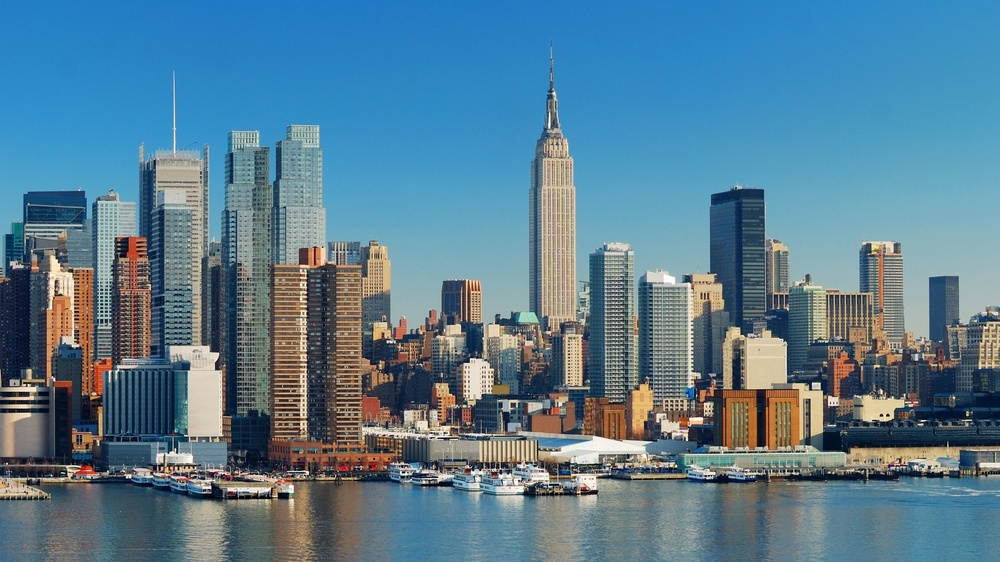
#> input picture Reconocimiento de bordes/03.jpg, 1000 x 562 px, shrunk from 1920 x 1080 before the run
$ python -i 'reconocimiento de bordes Paralelo.py'   (imports and definitions only)   (Python 2 division)
#> lines starting #> are read from the running program, lines starting #| are printed output that depends on the picture
#> further down, picture is the input picture: PIL image 1000x562 RGB; mean R, G, B 89, 125.3, 145.1

from mpi4py import MPI
import numpy as np
import ImageFilter
from numpy import array, shape, reshape, zeros, transpose
from PIL import Image, ImageChops, ImageOps
import StringIO
import time
import math

comm = MPI.COMM_WORLD  # comunicador entre dos procesadores #
rank = comm.rank     # id procesador actual #
size = comm.size     # tamano procesador #

def convertirImgMatrixRGB(img):
    return np.array(img.convert("RGB"))


# [33 lines left out: functions convolucion, umbral, not called in this run]

def hacer_difusa(imagen_original):
    """funcion que se encarga de tomar de cada pixel los pixeles
    de izq, derecha, arriba, abajo y el mismo y los promedia, y ese
    promedio es el valor de los nuevos pixeles
    """
    x, y = imagen_original.size
#> x = 1000; y = 562
    imagen_difusa = Image.new("RGB", (x, y))
#> imagen_difusa: PIL image 1000x562 RGB; every value is 0
    pixeles = []
    #temp sirve para obtener el promedio de los
    #pixeles contiguos
    temp = []
    for a in range(y):
        for b in range(x):
            actual = imagen_original.getpixel((b, a))[0]
            if b>0 and b<(x-1) and a>0 and a<(y-1):
                    #en esta condicion entran todos los pixeles que no estan
                    #en el margen de la imagen, es decir casi todos
                pix_izq = imagen_original.getpixel((b-1, a))[0]
                pix_der = imagen_original.getpixel((b+1, a))[0]
                pix_arriba = imagen_original.getpixel((b, a+1))[0]
                pix_abajo = imagen_original.getpixel((b, a-1))[0]
                temp.append(pix_izq)
                temp.append(pix_der)
                temp.append(pix_arriba)
                temp.append(pix_abajo)
            else:
                #aqui entran todos los pixeles de la orilla
                try:
                    pix_abajo = imagen_original.getpixel((b, a-1))[0]
                    temp.append(pix_abajo)
                except:
                    pass
                try:
                    pix_der = imagen_original.getpixel((b+1, a))[0]
                    temp.append(pix_der)
                except:
                    pass
                try:
                    pix_izq = imagen_original.getpixel((b-1, a))[0]
                    temp.append(pix_izq)
                except:
                    pass
                try:
                    pix_arriba = imagen_original.getpixel((b, a+1))[0]
                    temp.append(pix_arriba)
                except:
                    pass
            temp.append(actual)
                #se obtiene el promedio para cambiar el pixel
            prom = sum(temp)/len(temp)
            temp = []
            pixeles.append((prom, prom, prom))
#> after the loop, pixeles = 562000 items
    imagen_difusa.putdata(pixeles)
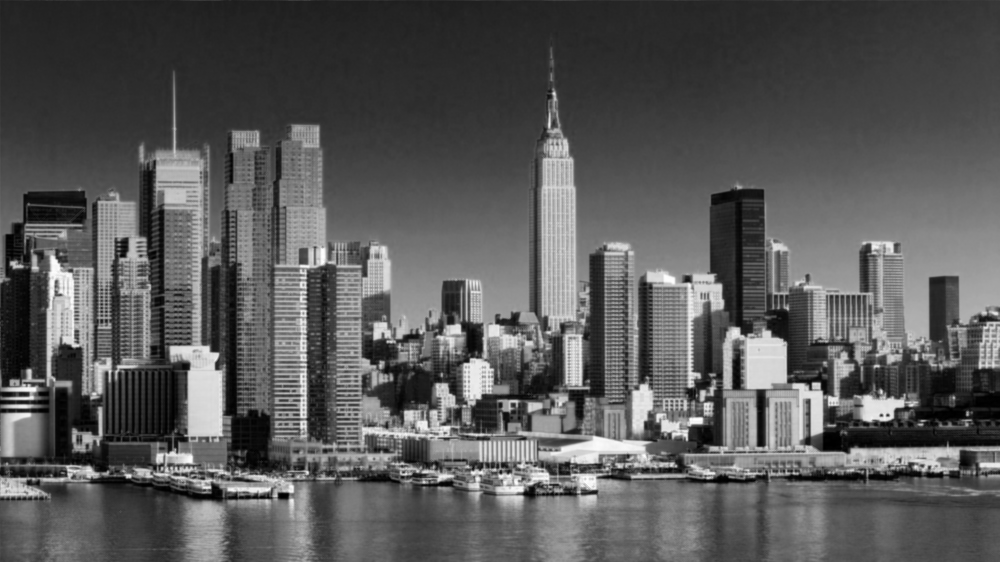
#> imagen_difusa: PIL image 1000x562 RGB; min 0, max 255, mean 88.7
    imagen_difusa.save("imagen_difusa.png")
    return imagen_difusa

# [118 lines left out: functions hacer_gris, divisionTareaImagen, normalizar, main, not called in this run]

# [1 line not run here, left out]

>>> from PIL import Image
>>> picture = Image.open('03.jpg')
>>> result = hacer_difusa(picture)
